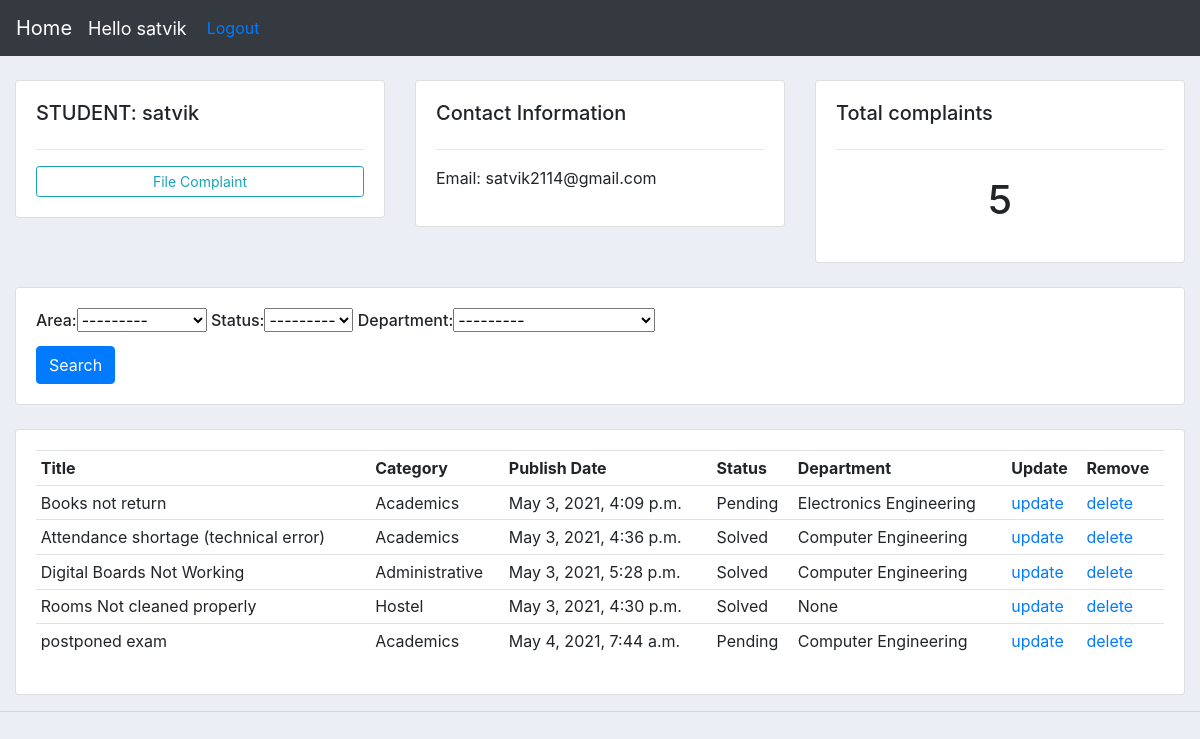
The app's page /student/5/ (signed in) with its own data.
### portal/models.py (models this page shows, shortened)
class Student(models.Model):
    user=models.OneToOneField(User,null=True,on_delete=models.CASCADE)
    name = models.CharField(max_length=200, null=True)
    phone = models.CharField(max_length=10, null=True)
    email = models.CharField(max_length=200, null=True,validators=[EmailValidator("Email is not valid")])
    date_created = models.DateTimeField(auto_now_add=True, null=True)

class Complaint(models.Model):
    title = models.CharField(max_length=200)
    Area_choices= (
        ('Hostel','Hostel'),
        ('Academics','Academics'),
        ('Administrative','Administrative'),
        ('N','none'),
    )
    area=models.CharField(max_length=25,choices=Area_choices,default='N')
    Department_choice=(
        ('Computer Engineering' ,'Computer Engineering'),
        ('Electronics Engineering','Electronics Engineering'),
        ('Electrical Engineering','Electrical Engineering'),
        ('Civil Engineering','Civil Engineering'),
        ('Information Technology','Information Technology'),
        ('None','None'),
    )
    STATUS=(
        ('Pending','Pending'),
        ('Solved','Solved'),
    )
    status=models.CharField(max_length=8,null=True,choices=STATUS,default='Pending')
    Department=models.CharField(max_length=35,choices=Department_choice,default='N')
    details = models.TextField(blank=True)
    pub_date = models.DateTimeField(auto_now=True)
    student=models.ForeignKey(Student,on_delete=models.SET_NULL,null=True)

### portal/views.py (the view)
# urls.py: path('student/<str:pk_test>/', views.students,name='student'),
@login_required(login_url='login')
def students(request, pk_test):
    student = Student.objects.get(id=pk_test)
    complaints = student.complaint_set.all()
    myFilter = ComplaintFilter(request.GET, queryset=complaints)
    complaints = myFilter.qs
    context = {
        'student': student,
        'complaints': complaints,
        'myFilter': myFilter
    }
    return render(request, 'student.html', context)

### templates/student.html
{%  extends 'main.html' %}
{% block content %}
	<br>
<div class="row">
	<div class="col-md">
		<div class="card card-body ">
			<h5>STUDENT: {{student.name}}</h5>
			<hr>
			<a class="btn btn-outline-info  btn-sm btn-block" href="{% url 'create_complaint' student.id %}">File Complaint</a>
		</div>
	</div>
	<div class="col-md">
		<div class="card card-body">
			<h5>Contact Information</h5>
			<hr>
			<p>Email: {{student.email}}</p>
		</div>
	</div>
	<div class="col-md">
		<div class="card card-body">
			<h5>Total complaints</h5>
			<hr>
			<h1 style="text-align: center;padding: 10px">{{complaints.count}}</h1>
		</div>
	</div>
</div>
<br>
<div class="row">
	<div class="col">
		<div class="card card-body">
			<form method="get">
				<h6 font='5'>{{myFilter.form}} </h6>
		    <button class="btn btn-primary" type="submit">Search</button>
		  </form>
		</div>
	</div>
</div>
<br>
<div class="row">
	<div class="col-md">
		<div class="card card-body">
			<table class="table table-sm">
				<tr>
					<th>Title</th>
					<th>Category</th>
					<th>Publish Date</th>
					<th>Status</th>
					<th>Department</th>
					<th>Update</th>
					<th>Remove</th>
				</tr>
				{% for complaint in complaints  %}
				<tr>
                 <td>{{complaint.title}}</td>
				 <td>{{complaint.area}}</td>
				 <td>{{complaint.pub_date}}</td>
				 <td>{{complaint.status}}</td>
				 <td>{{complaint.Department}}</td>
				 <td><a href="{% url 'update_complaint' complaint.id %}" class="href">update</a></td>
					<td><a href="{% url 'delete_complaint' complaint.id %}" class="href">delete</a></td>
				</tr>
				{% endfor %}
			</table>
		</div>
	</div>
</div>
{% endblock %}

### templates/navbar.html (shortened to what this page needs)
{% load static %}
<nav class="navbar navbar-expand-lg navbar-dark bg-dark">
    <a class="navbar-brand" href="{% url 'home2' %}">Home</a>
    <span class="hello-msg">Hello {{request.user}}</span>
    <span><a href="{% url 'logout' %}" class="href"> Logout</a></span>
  </nav>

### static/css/main.css (style rules this page uses)
body { background-color: #ebeff5; }

### templates/navbar.html (style rules this page uses)
.hello-msg { font-size:18px; color: #fff; margin-right:20px; }

### records on screen
Student: name "satvik", email "satvik2114@gmail.com"
Complaint: title "Books not return", area "Academics", pub_date "May 3, 2021, 4:09 p.m.", status "Pending", Department "Electronics Engineering"
Complaint: title "Attendance shortage (technical error)", area "Academics", pub_date "May 3, 2021, 4:36 p.m.", status "Solved", Department "Computer Engineering"
Complaint: title "Digital Boards Not Working", area "Administrative", pub_date "May 3, 2021, 5:28 p.m.", status "Solved", Department "Computer Engineering"
Complaint: title "Rooms Not cleaned properly", area "Hostel", pub_date "May 3, 2021, 4:30 p.m.", status "Solved", Department "None"
Complaint: title "postponed exam", area "Academics", pub_date "May 4, 2021, 7:44 a.m.", status "Pending", Department "Computer Engineering"

### other values on screen
{{ request.user }} "satvik"
{{ complaints.count }} "5"
